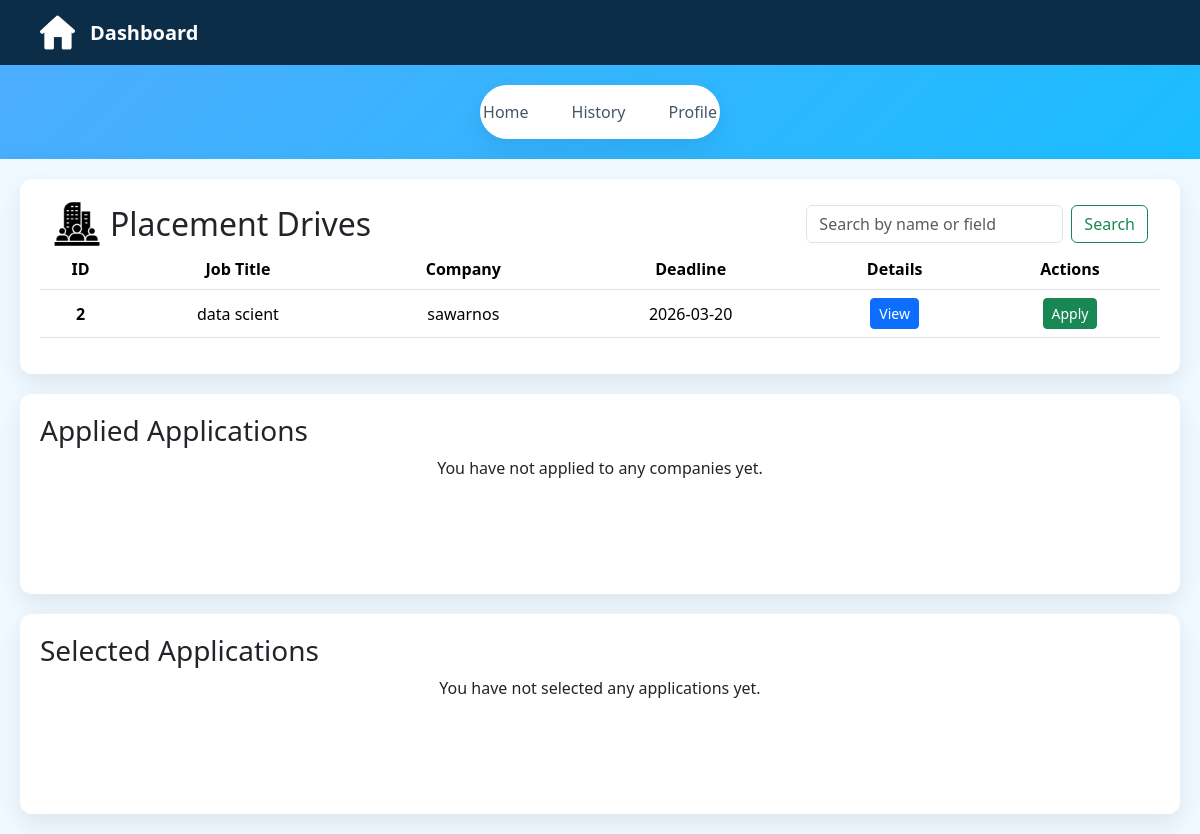
Page /student-dashboard/1 on the committed database.
### application/model.py (models this page shows)
class PlacementDrive(db.Model):
    __tablename__ = "placementdrive"
    id = db.Column(db.Integer , primary_key = True)
    company_id = db.Column(db.Integer , db.ForeignKey('company.id') , nullable = False)
    job_title = db.Column(db.String(100), nullable=False)
    mode = db.Column(db.String(50), nullable=False)
    package = db.Column(db.Float, nullable=False)
    eligibility = db.Column(db.Text , nullable = False)
    description = db.Column(db.Text,  nullable = False)
    deadline = db.Column(db.Date , nullable = False)
    status = db.Column(db.String(50), nullable=False, default='Pending')
    drive_application = db.relationship('Applications' , backref = 'placementdrive' ,cascade = "all, delete-orphan")

class Company(db.Model):
    __tablename__ = "company"
    id = db.Column(db.Integer , primary_key = True)
    user_id = db.Column(db.Integer ,db.ForeignKey('user.id'),nullable = False)
    name = db.Column(db.String(50) , nullable = False)
    hr_contact = db.Column(db.String(150) , nullable = False , unique = True)
    website_link = db.Column(db.String(500) , nullable = False)
    field = db.Column(db.String(50) , nullable = False)
    status = db.Column(db.String(50) , nullable = False , default = "unverified")
    placement_drive = db.relationship('PlacementDrive' , backref = 'company' , cascade = 'all, delete-orphan')

### application/controllers.py (the view)
@app.route('/student-dashboard/<int:student_id>')
def student_dashboard(student_id):
    placement_drives = PlacementDrive.query.filter(
        or_(PlacementDrive.status == 'verified', PlacementDrive.status == 'closed')
    ).all()
    selected_applications = Applications.query.filter_by(
        student_id=student_id, status='selected'
    ).all()
    applied_applications = Applications.query.filter(
        Applications.student_id == student_id,
        or_(
            Applications.status == 'applied',
            Applications.status == 'rejected',
            Applications.status == 'shortlisted'
        )
    ).all()
    return render_template(
        "/student/dashboard.html",
        student_id=student_id,
        placement_drives=placement_drives,
        selected_applications=selected_applications,
        applied_applications=applied_applications
    )

### templates/student/dashboard.html (shortened to what this page needs)
<!DOCTYPE html>
<html lang="en">
<head>
    <link href="https://cdn.jsdelivr.net/npm/bootstrap@5.3.8/dist/css/bootstrap.min.css" rel="stylesheet">
    <link rel="stylesheet" href="{{ url_for('static', filename='css/student.css') }}">
</head>
<body>
    <div class="dashboard-nav">
        <div class="nav-left">
            <img src="/static/images/home-logo.png" alt="home">
            <span>Dashboard</span>
        </div>
    </div>
    <div class="page-tabs">
        <a href="/student-dashboard/{{student_id}}">Home</a>
        <a href="/student-history/{{student_id}}">History</a>
        <a href="/student-profile/{{student_id}}">Profile</a>
    </div>
    <div class="all-data">
        <div class="verified-drive">
            <div class="container-fluid d-flex justify-content-between align-items-center">
                <div class="d-flex align-items-center">
                    <img src="/static/images/company.png" class="logos me-2" alt="">
                    <h2 class="mb-0">Placement Drives</h2>
                </div>
                <form class="d-flex" role="search" action="/search-companies" method="get">
                    <input class="form-control me-2" type="search" placeholder="Search by name or field"
                        aria-label="Search" name="search">
                    <input class="btn btn-outline-success" type="submit" value="Search">
                </form>
            </div>
            {% if placement_drives %}
            <table class="table table-hover">
                <thead>
                    <tr>
                        <th scope="col">ID</th>
                        <th scope="col">Job Title</th>
                        <th scope="col">Company</th>
                        <th scope="col">Deadline</th>
                        <th scope="col">Details</th>
                        <th scope="col">Actions</th>
                    </tr>
                </thead>
                <tbody>
                    {% for drive in placement_drives %}
                    <tr>
                        <th scope="row">{{ drive.id }}</th>
                        <td>{{ drive.job_title }}</td>
                        <td>{{ drive.company.name }}</td>
                        <td>{{ drive.deadline }}</td>
                        <td><a href="/student-drive-details/{{student_id}}/{{ drive.id }}" class="btn btn-primary btn-sm">View</a></td>
                        <td>
                            <a href="/student-apply-placement-drive/{{student_id}}/{{ drive.id }}"
                                class="btn btn-success btn-sm">Apply</a>
                        </td>
                    </tr>
                    {% endfor %}
                </tbody>
            </table>
            {% else %}
            <p class="text-center">No placement drives available at the moment.</p>
            {% endif %}
        </div>
        <div class="application-status">
            <h3>Applied Applications</h3>
            {% if applied_applications %}
            <table class="table table-hover">
                <thead>
                    <tr>
                        <th scope="col">ID</th>
                        <th scope="col">Job Title</th>
                        <th scope="col">Company Name</th>
                        <th scope="col">date</th>
                        <th scope="col">Details</th>
                        <th scope="col">status</th>
                    </tr>
                </thead>
                <tbody>
                    {% for application in applied_applications %}
                    <tr>
                        <th scope="row">{{ application.id }}</th>
                        <td>{{ application.placementdrive.job_title }}</td>
                        <td>{{ application.placementdrive.company.name }}</td>
                        <td>{{ application.application_date }}</td>
                        <td><a href="/student-drive-details/{{ student_id }}/{{ application.placementdrive.id }}"
                                class="btn btn-primary btn-sm">View</a></td>
                        <td>
                            {% if application.status == 'applied' %}
                            <span class="badge bg-warning text-dark">Applied</span>
                            {% elif application.status == 'rejected' %}
                            <span class="badge bg-danger">Rejected</span>
                            {% elif application.status == 'Shortlisted' %}
                            <span class="badge bg-secondary">Shortlisted</span>
                            {% endif %}
                        </td>
                    </tr>
                    {% endfor %}
                </tbody>
            </table>
            {% else %}
            <p class="text-center">You have not applied to any companies yet.</p>
            {% endif %}
        </div>
        <div class="application-status">
            <h3>Selected Applications</h3>
            {% if selected_applications %}
            <table class="table table-hover">
                <thead>
                    <tr>
                        <th scope="col">ID</th>
                        <th scope="col">Job Title</th>
                        <th scope="col">Company Name</th>
                        <th scope="col">date</th>
                        <th scope="col">Details</th>
                        <th scope="col">status</th>
                    </tr>
                </thead>
                <tbody>
                    {% for application in selected_applications %}
                    <tr>
                        <th scope="row">{{ application.id }}</th>
                        <td>{{ application.placementdrive.job_title }}</td>
                        <td>{{ application.placementdrive.company.name }}</td>
                        <td>{{ application.application_date }}</td>
                        <td><a href="/student-drive-details/{{ student_id }}/{{ application.placementdrive.id }}"
                                class="btn btn-primary btn-sm">View</a></td>
                        <td>
                            <span class="badge bg-success">Selected</span>
                        </td>
                    </tr>
                    {% endfor %}
                </tbody>
            </table>
            {% else %}
            <p class="text-center">You have not selected any applications yet.</p>
            {% endif %}
        </div>
    </div>
</body>
</html>

### static/css/student.css (style rules this page uses)
:root { --bg-gradient-start: #4facfe; --bg-gradient-end: #00c6ff; --nav-bg: #0c2d48; --nav-text: #ffffff; --nav-active: #22d3ee; --card-bg: #f0f9ff; --card-white: #ffffff; --card-border: #dbeafe; --text-primary: #0f172a; --text-secondary: #475569; --shadow-soft: 0 10px 25px rgba(0, 0, 0, 0.08); }
* { margin: 0; padding: 0; box-sizing: border-box; font-family: "Segoe UI", sans-serif; }
body { background: linear-gradient(135deg, var(--bg-gradient-start), var(--bg-gradient-end)); min-height: 100vh; }
.dashboard-nav { background-color: var(--nav-bg); padding: 15px 40px; }
.nav-left { display: flex; align-items: center; gap: 15px; }
.nav-left img { width: 35px; height: 35px; }
.nav-left span { color: var(--nav-text); font-size: 20px; font-weight: 630; }
.page-tabs { background: var(--card-white); margin: 20px auto; width: 20%; border-radius: 30px; padding: 15px 30px; display: flex; justify-content: center; gap: 43px; box-shadow: var(--shadow-soft); }
.page-tabs a { text-decoration: none; color: var(--text-secondary); font-weight: 500; transition: color 0.3s ease; }
.all-data { width: 100%; min-height: 570px; background-color: var(--card-bg); box-shadow: var(--shadow-soft); display: flex; flex-direction: column; gap: 20px; padding: 20px; }
.verified-drive { width: 100%; max-height: 400px; background-color: var(--card-white); box-shadow: var(--shadow-soft); padding: 20px; border-radius: 12px; overflow-y: auto; }
.verified-drive thead th { position: sticky; top: 0; background-color: var(--card-white); z-index: 5; }
.application-status { width: 100%; min-height: 200px; background-color: var(--card-white); box-shadow: var(--shadow-soft); padding: 20px; border-radius: 12px; overflow-y: auto; }
.table th, .table td { text-align: center; vertical-align: middle; }
.logos { width: 50px; height: 50px; }

### rows in the picture
PlacementDrive: id "2", job_title "data scient", company.name "sawarnos", deadline "2026-03-20"
